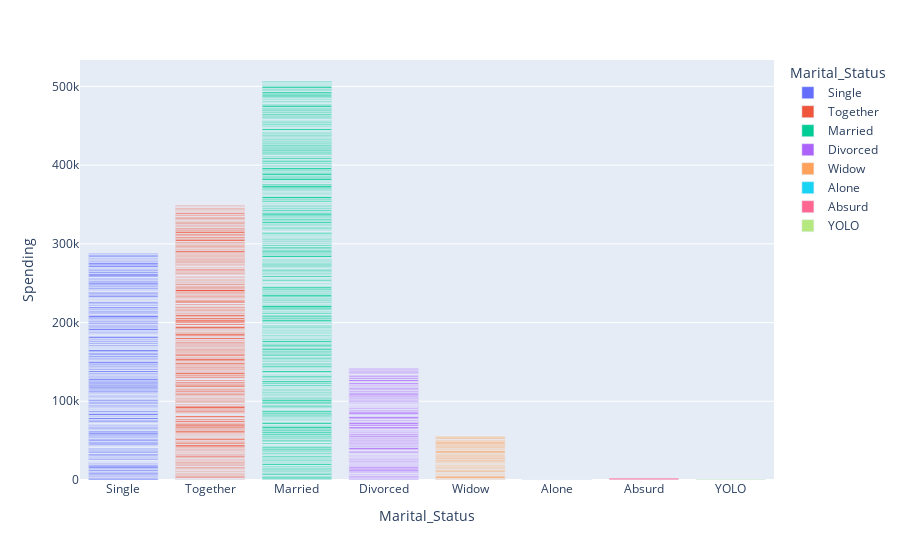

The notebook cell saved with this chart:
### Markdown cell above
Spending grouped by marital status

### Code cell
px.bar(df_marketing_campaign, x='Marital_Status', y='Spending', color='Marital_Status')

### Figure 1 — Plotly figure (JSON) as saved in the notebook; plotly's stock layout.template omitted (floating-point values rounded to 4 significant figures; data arrays with more than 128 entries replaced by an {"elided": "..."} marker saying what was removed)
{"data": [{"alignmentgroup": "True", "hovertemplate": "Marital_Status=%{x}<br>Spending=%{y}<extra></extra>", "legendgroup": "Single", "marker": {"color": "#636efa", "pattern": {"shape": ""}}, "name": "Single", "offsetgroup": "Single", "orientation": "v", "showlegend": true, "textposition": "auto", "type": "bar", "x": {"elided": "471 str values"}, "xaxis": "x", "y": {"elided": "471 int values"}, "yaxis": "y"}, {"alignmentgroup": "True", "hovertemplate": "Marital_Status=%{x}<br>Spending=%{y}<extra></extra>", "legendgroup": "Together", "marker": {"color": "#EF553B", "pattern": {"shape": ""}}, "name": "Together", "offsetgroup": "Together", "orientation": "v", "showlegend": true, "textposition": "auto", "type": "bar", "x": {"elided": "573 str values"}, "xaxis": "x", "y": {"elided": "573 int values"}, "yaxis": "y"}, {"alignmentgroup": "True", "hovertemplate": "Marital_Status=%{x}<br>Spending=%{y}<extra></extra>", "legendgroup": "Married", "marker": {"color": "#00cc96", "pattern": {"shape": ""}}, "name": "Married", "offsetgroup": "Married", "orientation": "v", "showlegend": true, "textposition": "auto", "type": "bar", "x": {"elided": "857 str values"}, "xaxis": "x", "y": {"elided": "857 int values"}, "yaxis": "y"}, {"alignmentgroup": "True", "hovertemplate": "Marital_Status=%{x}<br>Spending=%{y}<extra></extra>", "legendgroup": "Divorced", "marker": {"color": "#ab63fa", "pattern": {"shape": ""}}, "name": "Divorced", "offsetgroup": "Divorced", "orientation": "v", "showlegend": true, "textposition": "auto", "type": "bar", "x": {"elided": "232 str values"}, "xaxis": "x", "y": {"elided": "232 int values"}, "yaxis": "y"}, {"alignmentgroup": "True", "hovertemplate": "Marital_Status=%{x}<br>Spending=%{y}<extra></extra>", "legendgroup": "Widow", "marker": {"color": "#FFA15A", "pattern": {"shape": ""}}, "name": "Widow", "offsetgroup": "Widow", "orientation": "v", "showlegend": true, "textposition": "auto", "type": "bar", "x": ["Widow", "Widow", "Widow", "Widow", "Widow", "Widow", "Widow", "Widow", "Widow", "Widow", "Widow", "Widow", "Widow", "Widow", "Widow", "Widow", "Widow", "Widow", "Widow", "Widow", "Widow", "Widow", "Widow", "Widow", "Widow", "Widow", "Widow", "Widow", "Widow", "Widow", "Widow", "Widow", "Widow", "Widow", "Widow", "Widow", "Widow", "Widow", "Widow", "Widow", "Widow", "Widow", "Widow", "Widow", "Widow", "Widow", "Widow", "Widow", "Widow", "Widow", "Widow", "Widow", "Widow", "Widow", "Widow", "Widow", "Widow", "Widow", "Widow", "Widow", "Widow", "Widow", "Widow", "Widow", "Widow", "Widow", "Widow", "Widow", "Widow", "Widow", "Widow", "Widow", "Widow", "Widow", "Widow", "Widow"], "xaxis": "x", "y": [67, 507, 606, 606, 285, 2088, 1478, 107, 44, 636, 324, 467, 926, 135, 15, 205, 1210, 521, 201, 1600, 1867, 67, 266, 42, 939, 1064, 1029, 121, 1064, 41, 1482, 353, 28, 1198, 23, 45, 528, 1103, 1060, 1461, 1072, 90, 32, 1930, 556, 1234, 1156, 677, 1092, 138, 117, 32, 1695, 1686, 467, 44, 388, 1024, 656, 835, 1198, 775, 1272, 1130, 138, 1766, 1429, 930, 932, 993, 102, 615, 258, 258, 1565, 1234], "yaxis": "y"}, {"alignmentgroup": "True", "hovertemplate": "Marital_Status=%{x}<br>Spending=%{y}<extra></extra>", "legendgroup": "Alone", "marker": {"color": "#19d3f3", "pattern": {"shape": ""}}, "name": "Alone", "offsetgroup": "Alone", "orientation": "v", "showlegend": true, "textposition": "auto", "type": "bar", "x": ["Alone", "Alone", "Alone"], "xaxis": "x", "y": [632, 49, 89], "yaxis": "y"}, {"alignmentgroup": "True", "hovertemplate": "Marital_Status=%{x}<br>Spending=%{y}<extra></extra>", "legendgroup": "Absurd", "marker": {"color": "#FF6692", "pattern": {"shape": ""}}, "name": "Absurd", "offsetgroup": "Absurd", "orientation": "v", "showlegend": true, "textposition": "auto", "type": "bar", "x": ["Absurd", "Absurd"], "xaxis": "x", "y": [1216, 1169], "yaxis": "y"}, {"alignmentgroup": "True", "hovertemplate": "Marital_Status=%{x}<br>Spending=%{y}<extra></extra>", "legendgroup": "YOLO", "marker": {"color": "#B6E880", "pattern": {"shape": ""}}, "name": "YOLO", "offsetgroup": "YOLO", "orientation": "v", "showlegend": true, "textposition": "auto", "type": "bar", "x": ["YOLO", "YOLO"], "xaxis": "x", "y": [424, 424], "yaxis": "y"}], "layout": {"barmode": "relative", "legend": {"title": {"text": "Marital_Status"}, "tracegroupgap": 0}, "margin": {"t": 60}, "xaxis": {"anchor": "y", "categoryarray": ["Single", "Together", "Married", "Divorced", "Widow", "Alone", "Absurd", "YOLO"], "categoryorder": "array", "domain": [0, 1], "title": {"text": "Marital_Status"}}, "yaxis": {"anchor": "x", "domain": [0, 1], "title": {"text": "Spending"}}}}
